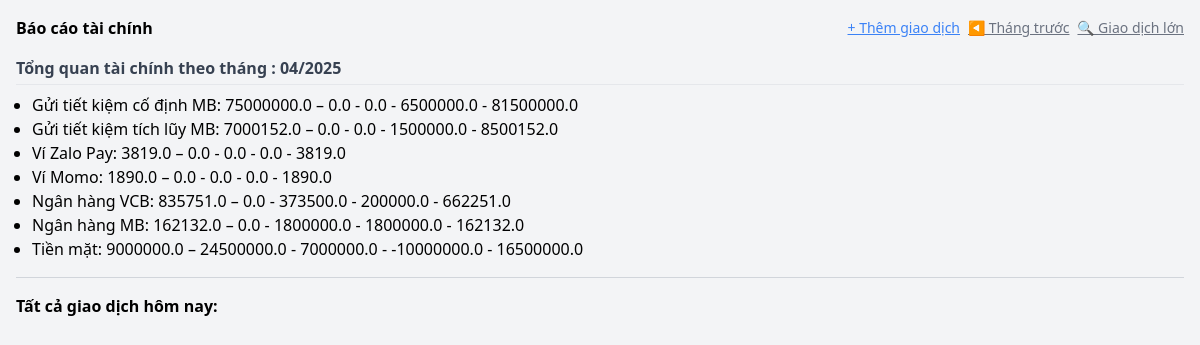
The page / on the database its author committed.
### models.py (models this page shows)
class tblnguonnoiden(db.Model):
    __tablename__ = 'tblnguonnoiden'
    ma_nguon = db.Column(db.String(100), nullable=True, primary_key=True)
    ten_nguon = db.Column(db.String(100), nullable=True)
    loai_tai_san = db.Column(db.String(100), nullable=True)
    ghi_chu = db.Column(db.String(100), nullable=True)

### routes.py (the view)
@app.route("/")
def index():
    giao_dich_hom_nay = get_giao_dich_hom_nay()
    tong_hop_giao_dich = get_tong_hop_giao_dich_all()
    tong_hop_giao_dich_by_month = get_tong_hop_giao_dich_by_month("03/2025")
    tong_hop_giao_dich_thang_hien_tai = get_tong_hop_giao_dich_thang_hien_tai()
    danh_sach_nguon = tblnguonnoiden.query.all()
    danh_sach_danh_muc = tbldanhmuc.query.all()
    thong_ke_thang = {
        'thu': 15000000,
        'chi': 5000000
    }
    return render_template('index.html',
                           today = hom_nay,
                           thang_hien_tai = thang_hien_tai,
                           tong_hop_giao_dich = tong_hop_giao_dich,
                           tong_hop_giao_dich_thang_hien_tai = tong_hop_giao_dich_thang_hien_tai,
                           tong_hop_giao_dich_by_month = tong_hop_giao_dich_by_month,
                           giao_dich_hom_nay=giao_dich_hom_nay,
                           danh_sach_nguon=danh_sach_nguon,
                           danh_sach_danh_muc=danh_sach_danh_muc)

### db_utils.py (called while the page is built)
def get_giao_dich_hom_nay():
    today = date.today().strftime('%d/%m/%Y')  # format tùy theo bạn lưu
    return tblthuchi.query.filter_by(ngay=today).all()

def get_tong_hop_giao_dich_thang_hien_tai():
    today = date.today()
    month = today.strftime('%m/%Y')
    return vtonghopgiaodich.query.filter_by(thang=month).all()

def get_tong_hop_giao_dich_by_month(month):
    return vtonghopgiaodich.query.filter_by(thang=month).all()

def get_tong_hop_giao_dich_all():
    return vtonghopgiaodich.query.all()

### templates/index.html (shortened to what this page needs)
{% extends "base.html" %}
{% block content %}
<body class="bg-white text-sm p-4 text-gray-800">
    <div class="flex justify-between items-center mb-4">
        <h1 class="font-bold text-base">Báo cáo tài chính</h1>
        <div class="flex gap-2">
            <button class="text-blue-500 underline text-sm">+ Thêm giao dịch</button>
            <button class="text-gray-500 underline text-sm">◀ Tháng trước</button>
            <button class="text-gray-500 underline text-sm">🔍 Giao dịch lớn</button>
        </div>
    </div>
    <div class="mb-4">
        <p class="font-semibold text-gray-700 border-b pb-1 mb-2">Tổng quan tài chính theo tháng : {{ thang_hien_tai }}</p>
        <ul class="pl-4 list-disc">
            {% for gd in tong_hop_giao_dich_thang_hien_tai %}
                <li>{{ gd.ten_nguon }}: {{ gd.dau_ky | float | format }} – {{ gd.thu | float | format }} -  {{ gd.chi | float | format }} - {{ gd.chuyen_doi | float | format }} - {{ gd.cuoi_ky | float | format }}</li>
            {% endfor %}
        </ul>
    </div>
    <hr class="my-4 border-gray-300">
    <div>
        <p class="font-semibold">Tất cả giao dịch hôm nay: </p>
    </div>
</body>
{% endblock %}

### templates/base.html (shortened to what this page needs)
<!DOCTYPE html>
<html lang="vi">
<head>
    <script src="https://cdn.tailwindcss.com"></script>
</head>
<body class="bg-gray-100 p-4">
    {% block content %}{% endblock %}
</body>
</html>

### rows shown on the page
tblnguonnoiden: ten_nguon "Gửi tiết kiệm cố định MB", dau_ky "75000000.0", thu "0.0", chi "0.0", chuyen_doi "6500000.0", cuoi_ky "81500000.0"
tblnguonnoiden: ten_nguon "Gửi tiết kiệm tích lũy MB", dau_ky "7000152.0", thu "0.0", chi "0.0", chuyen_doi "1500000.0", cuoi_ky "8500152.0"
tblnguonnoiden: ten_nguon "Ví Zalo Pay", dau_ky "3819.0", thu "0.0", chi "0.0", chuyen_doi "0.0", cuoi_ky "3819.0"
tblnguonnoiden: ten_nguon "Ví Momo", dau_ky "1890.0", thu "0.0", chi "0.0", chuyen_doi "0.0", cuoi_ky "1890.0"
tblnguonnoiden: ten_nguon "Ngân hàng VCB", dau_ky "835751.0", thu "0.0", chi "373500.0", chuyen_doi "200000.0", cuoi_ky "662251.0"
tblnguonnoiden: ten_nguon "Ngân hàng MB", dau_ky "162132.0", thu "0.0", chi "1800000.0", chuyen_doi "1800000.0", cuoi_ky "162132.0"
tblnguonnoiden: ten_nguon "Tiền mặt", dau_ky "9000000.0", thu "24500000.0", chi "7000000.0", chuyen_doi "-10000000.0", cuoi_ky "16500000.0"

### other values the page prints
{{ thang_hien_tai }} "04/2025"
